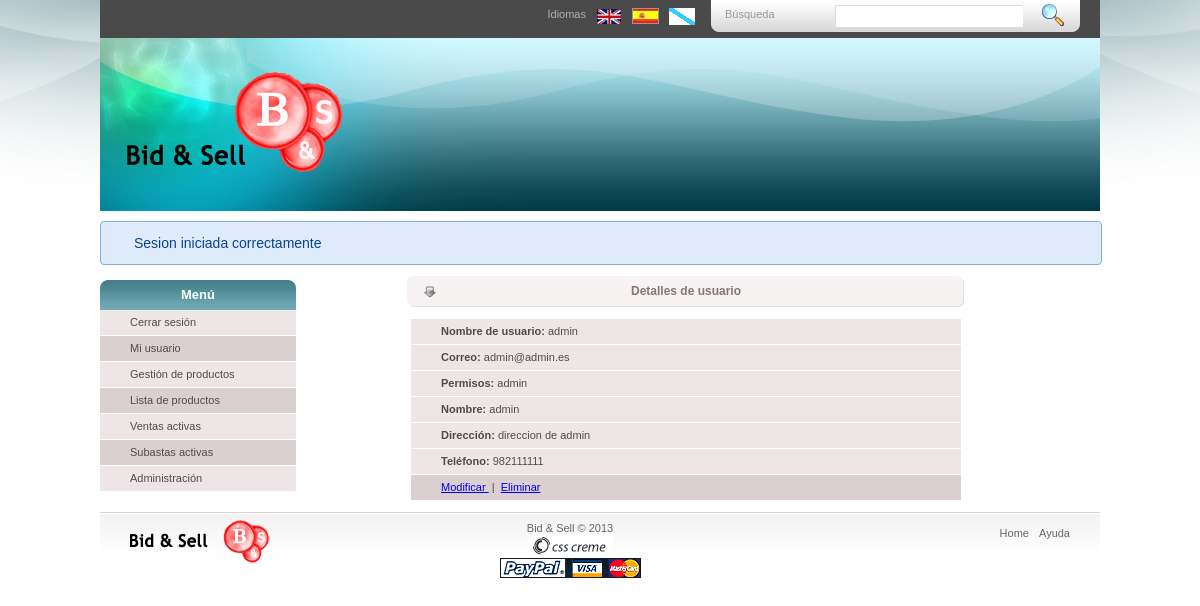
The page /index.php?controller=user&action=get&login=admin (signed in) on the database its author committed.
### tables this page shows
CREATE TABLE IF NOT EXISTS `USUARIO` (
  `login` varchar(20) NOT NULL COMMENT 'Login del usuario',
  `password` varchar(60) NOT NULL COMMENT 'Password del usuario, almacenada con un hash Bcrypt',
  `rol` enum('admin','usuario') NOT NULL DEFAULT 'usuario' COMMENT 'Rol del usuario (Administrador o Usuario normal)',
  `email` varchar(255) NOT NULL COMMENT 'Email del usuario, unico (ie, no puede haber dos usuarios con el mismo email)',
  `nombre` varchar(255) DEFAULT NULL COMMENT 'Nombre y apellidos del usuario. Puede ser nulo.',
  `direccion` varchar(255) DEFAULT NULL COMMENT 'Direccion postal (completa) del usuario. Puede ser nulo.',
  `telefono` int(9) DEFAULT NULL COMMENT 'Telefono de contacto (fijo o movil) del usuario. Puede ser nulo.',
  PRIMARY KEY (`login`),
  UNIQUE KEY `email` (`email`)
);

### views/layouts/application.php (called while the page is built)
<?php
require "header.php";
require "flash.php";
require "sidebar.php";
$this->yield();
require "footer.php";
?>

### controllers/UsersController.php (called while the page is built, shortened)
<?php
class UsersController extends Controller
{
    public function get()
    {
        $this->user = new \models\User(strtolower($this->request->login));
        $this->user->fill();
        $this->view->assign("user", $this->user);
        $this->view->render("user_get");
    }
}
?>

### controllers/Router.php (called while the page is built, shortened)
<?php
class Router
{
    public function routeRequest($request)
    {
        $controller = "controllers\\HomeController";
        if ((isset($request->controller))) {
            $controller = $request->controller;
            $controller = "controllers\\" . ucfirst($controller) . "sController";
        }
        $action = isset($request->action) ? $request->action : "defaultAction";
        if (class_exists($controller) && method_exists($controller,$action)) {
            $controller = new $controller($request);
            $controller->$action();
        } else {
            header("HTTP/1.1 404 Not Found");
            include_once(__DIR__ . "/../assets/static/404.html");
            exit();
        }
    }
}
?>

### index.php (called while the page is built, shortened)
<?php
$router = new controllers\Router();
$router->routeRequest(new components\Request());
?>

### database/SQLDAO.php (called while the page is built, shortened)
<?php
abstract class SQLDAO implements DAO
{
    protected $tableName;
    public function __construct($tableName)
    {
        $this->tableName = $tableName;
    }
    public function select($data, $where = null)
    {
        $db = DatabaseConnection::getConnection();
        $select = "SELECT ";
        $iter = new \CachingIterator(new \ArrayIterator($data));
        foreach ($iter as $column) {
            $select .= $column;
        }
        $select .= " FROM " . $this->tableName;
        if (isset($where)) {
            $select .= " WHERE ";
            $iter = new \CachingIterator(new \ArrayIterator($where));
            foreach ($iter as $key => $_) {
                $select .= $key . " = ?";
            }
        }
        $query = $db->prepare($select);
        if (isset($where)) {
            $i = 1;
            foreach ($where as $key => $_)
                $query->bindParam($i++, $where[$key]);
        }
        $result = array();
        if ($query->execute()) {
            while ($row = $query->fetch())
                $result[] = $row;
        }
        return $result;
    }
}
?>

### models/User.php (called while the page is built, shortened)
<?php
class User extends Model
{
    private $login;
    public function __construct($login)
    {
        $this->login      = strtolower($login);
    }
    public function fill()
    {
        $rows = $this->dao->select(["*"], ["login" => $this->login]);
        $this->role       = $rows[0]["rol"];
        $this->email      = $rows[0]["email"];
        $this->name       = $rows[0]["nombre"];
        $this->address    = $rows[0]["direccion"];
        $this->telephone  = $rows[0]["telefono"];
        return true;
    }
    public function getLogin()
    {
        return $this->login;
    }
}
?>

### components/Session.php (called while the page is built, shortened)
<?php
class Session
{
    public function __isset($key)
    {
        return isset($_SESSION[$key]);
    }
    public function __get($key)
    {
        return $_SESSION[$key];
    }
}
?>

### views/templates/user_get.php (the view)
<div class="center_content">
    <div class="center_title_bar"><?php print $lang ["user"]["details"]; ?></div>
    <ul class="list">
        <li class="even"><?php print "<strong>" . $lang["user"]["username"]  . ":</strong> " . $user->getLogin(); ?></li>
        <li class="even"><?php print "<strong>" . $lang["user"]["email"]     . ":</strong> " . $user->email; ?></li>
<?php if ($this->isAdmin()) { ?>
        <li class="even"><?php print "<strong>" . $lang["user"]["role"]      . ":</strong> " . $user->role; ?></li>
<?php } ?>
        <li class="even"><?php print "<strong>" . $lang["user"]["name"]      . ":</strong> " . $user->name; ?></li>
        <li class="even"><?php print "<strong>" . $lang["user"]["address"]   . ":</strong> " . $user->address; ?></li>
        <li class="even"><?php print "<strong>" . $lang["user"]["telephone"] . ":</strong> " . $user->telephone; ?></li>
        <li class="odd">
            <a href="/index.php?controller=user&action=update&login=<?php print $user->getLogin(); ?>">
                <?php print $lang["user"]["update"]; ?>
            </a>
            &nbsp;|&nbsp;
            <a href="/index.php?controller=user&action=delete&login=<?php print $user->getLogin(); ?>" onclick="return deleteuserr();">
                <?php print $lang["user"]["delete"]; ?>
            </a>
        </li>
    </ul>
</div>

### assets/css/style.css (style rules this page uses)
body { background:url(/assets/imgs/bg.jpg) no-repeat #fff center top; padding:0; font-family:Arial, Helvetica, sans-serif; font-size:11px; margin:0px auto auto auto; color:#000; }
.center_content { width:780px; float:left; margin: 0 auto; }
.center_title_bar { width:780px; height:33px; text-align:center; float:left; margin: 0 auto; line-height:33px; font-size:12px; color:#847676; font-weight:bold; background:url(/assets/img/bar_bg.gif) no-repeat center; }
ul.list { float:left; }
ul.list li { float:left; margin-left: 75px; list-style:none; display:inline-block; vertical-align:middle; }
ul.list li.odd { width: 520px;display:block;background-color: #dad0d0;border-bottom:1px #FFFFFF solid; text-decoration:none;color:#504b4b;padding:0 0 0 30px; line-height:25px; }
ul.list li.even { width:520px;display:block;background-color: #eee6e6;border-bottom:1px #FFFFFF solid; text-decoration:none;color:#504b4b;padding:0 0 0 30px; line-height:25px; }

### rows shown on the page
usuario: login "admin", email "admin@admin.es", rol "admin", nombre "admin", direccion "direccion de admin", telefono "982111111"

### other values the page prints
$lang["general"]["search"] "Búsqueda"
$lang["general"]["languages"] "Idiomas"
$flash "Sesion iniciada correctamente"
$lang ["general"]["menu"] "Menú"
$lang["user"]["logout"] "Cerrar sesión"
$lang ["user"]["panel"] "Mi usuario"
$lang["product"]["panel"] "Gestión de productos"
$lang["product"]["list"] "Lista de productos"
$lang ["sale"]["panel"] "Ventas activas"
$lang["bidding"]["panel"] "Subastas activas"
$lang["store"]["panel"] "Administración"
$lang ["user"]["details"] "Detalles de usuario"
$lang["user"]["username"] "Nombre de usuario"
$lang["user"]["email"] "Correo"
$lang["user"]["role"] "Permisos"
